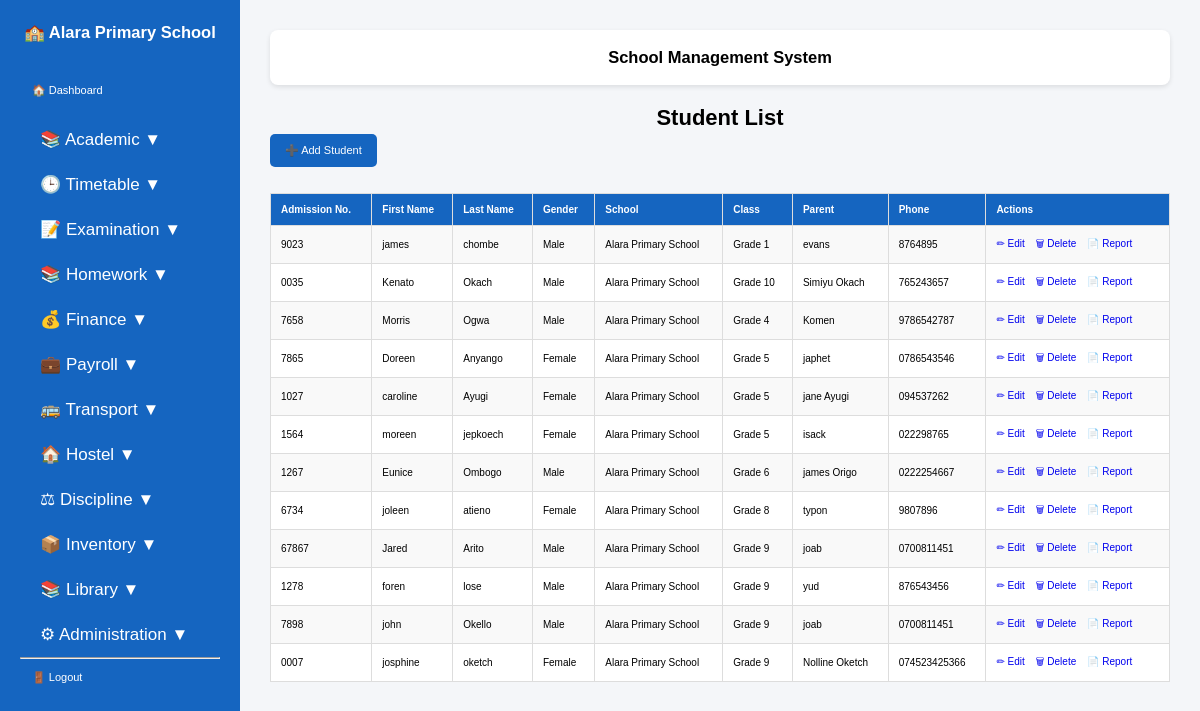
/students/ (signed in), run on the app's committed database.
### students/models.py (models this page shows, shortened)
class SchoolUser(models.Model):
    user = models.OneToOneField(
        User,
        on_delete=models.CASCADE,
        related_name="school_user",
    )
    school = models.ForeignKey(
        SchoolProfile,
        on_delete=models.CASCADE,
        related_name="users",
    )

class SchoolProfile(models.Model):
    name = models.CharField(max_length=200, unique=True)
    motto = models.CharField(max_length=300, blank=True)
    address = models.CharField(max_length=300)
    phone = models.CharField(max_length=20)
    email = models.EmailField(blank=True)
    website = models.CharField(max_length=100, blank=True)
    current_term = models.CharField(max_length=20)
    academic_year = models.CharField(max_length=20)
    principal_name = models.CharField(max_length=100, blank=True)
    principal_signature = models.ImageField(
        upload_to="signatures/",
        blank=True,
        null=True,
    )
    logo = models.ImageField(
        upload_to="school_logos/",
        blank=True,
        null=True,
    )
    closing_date = models.DateField(null=True, blank=True)
    opening_date = models.DateField(null=True, blank=True)
    school_stamp = models.ImageField(
        upload_to="school/",
        blank=True,
        null=True,
)

class Student(models.Model):
    user = models.OneToOneField(
        User,
        on_delete=models.CASCADE,
        null=True,
        blank=True,
        related_name="student_profile",
    )
    school = models.ForeignKey(
        SchoolProfile,
        on_delete=models.CASCADE,
        null=True,
        blank=True,
        related_name="students",
    )
    admission_number = models.CharField(max_length=20)
    first_name = models.CharField(max_length=100)
    last_name = models.CharField(max_length=100)
    gender = models.CharField(
        max_length=10,
        choices=[
            ("Male", "Male"),
            ("Female", "Female"),
        ],
    )
    date_of_birth = models.DateField()
    school_class = models.ForeignKey(
        SchoolClass,
        on_delete=models.SET_NULL,
        null=True,
        blank=True,
        related_name="students",
    )
    parent_name = models.CharField(max_length=100)
    phone = models.CharField(max_length=20)
    parent_user = models.ForeignKey(
        User,
        on_delete=models.SET_NULL,
        null=True,
        blank=True,
        related_name="children"
    )
    photo = models.ImageField(
        upload_to="students/",
        blank=True,
        null=True,
    )
    class Meta:
        constraints = [
            models.UniqueConstraint(
                fields=["school", "admission_number"],
                name="unique_admission_number_per_school",
            )
        ]

class SchoolClass(models.Model):
    name = models.CharField(max_length=50)
    school = models.ForeignKey(
        SchoolProfile,
        on_delete=models.CASCADE,
        related_name="classes",
    )
    class_teacher = models.ForeignKey(
        Teacher,
        on_delete=models.SET_NULL,
        null=True,
        blank=True,
        related_name="class_teacher_for",
    )
    class Meta:
        constraints = [
            models.UniqueConstraint(
                fields=["school", "name"],
                name="unique_class_per_school",
            )
        ]

### students/view_modules/academic.py (the view)
# urls.py: path("students/", views.student_list, name="student_list"),
@login_required
@admin_or_bursar
def student_list(request):
    if request.user.is_superuser:
        students = Student.objects.select_related(
            "school",
            "school_class",
        ).all().order_by(
            "school__name",
            "school_class__name",
            "first_name",
        )
    else:
        school = request.user.school_user.school
        students = Student.objects.select_related(
            "school",
            "school_class",
        ).filter(
            school=school
        ).order_by(
            "school_class__name",
            "first_name",
        )
    return render(
        request,
        "students/student_list.html",
        {
            "students": students,
        },
    )

### students/templatetags/group_tags.py (called while the page is built)
@register.filter
def has_group(user, group_name):
    return user.groups.filter(name=group_name).exists()

### templates/students/student_list.html (shortened to what this page needs)
{% extends "base.html" %}
{% block content %}
<h1>Student List</h1>
<a class="btn" href="{% url 'add_student' %}">
    ➕ Add Student
</a>
<table>
    <tr>
        <th>Admission No.</th>
        <th>First Name</th>
        <th>Last Name</th>
        <th>Gender</th>
        <th>School</th>
        <th>Class</th>
        <th>Parent</th>
        <th>Phone</th>
        <th>Actions</th>
    </tr>
    {% for student in students %}
    <tr>
        <td>{{ student.admission_number }}</td>
        <td>{{ student.first_name }}</td>
        <td>{{ student.last_name }}</td>
        <td>{{ student.gender }}</td>
        <td>
            {% if student.school %}
                {{ student.school.name }}
            {% else %}
                Not Assigned
            {% endif %}
        </td>
        <td>
            {% if student.school_class %}
                {{ student.school_class.name }}
            {% else %}
                Not Assigned
            {% endif %}
        </td>
        <td>{{ student.parent_name }}</td>
        <td>{{ student.phone }}</td>
        <td>
            <a class="action-link"
               href="{% url 'edit_student' student.id %}">
                ✏ Edit
            </a>
            <a class="action-link"
               href="{% url 'delete_student' student.id %}">
                🗑 Delete
            </a>
            <a class="action-link"
               href="{% url 'student_report' student.id %}">
                📄 Report
            </a>
        </td>
    </tr>
    {% empty %}
    <tr>
        <td colspan="9">
            No students have been added yet.
        </td>
    </tr>
    {% endfor %}
</table>
{% endblock %}

### templates/base.html (shortened to what this page needs)
{% load static %}
{% load group_tags %}
<!DOCTYPE html>
<html lang="en">
<head>
    <link rel="stylesheet" href="{% static 'css/styles.css' %}">
</head>
<body>
{% if user.is_authenticated %}
<div class="sidebar">
    {% if user.is_superuser %}
        <h2>🏫 School Management System</h2>
    {% elif user.school_user %}
        <h2>🏫 {{ user.school_user.school.name }}</h2>
    {% else %}
        <h2>🏫 School</h2>
    {% endif %}
    <a href="{% url 'home' %}">
        🏠 Dashboard
    </a>
   {% if user.is_superuser or user|has_group:"Administrators" %}
<button class="dropdown-btn">
    📚 Academic ▼
</button>
<button class="dropdown-btn">
    🕒 Timetable ▼
</button>
<button class="dropdown-btn">
    📝 Examination ▼
</button>
<button class="dropdown-btn">
    📚 Homework ▼
</button>
<button class="dropdown-btn">
    💰 Finance ▼
</button>
<button class="dropdown-btn">
    💼 Payroll ▼
</button>
<button class="dropdown-btn">
    🚌 Transport ▼
</button>
<button class="dropdown-btn">
    🏠 Hostel ▼
</button>
<button class="dropdown-btn">
    ⚖ Discipline ▼
</button>
<button class="dropdown-btn">
    📦 Inventory ▼
</button>
<button class="dropdown-btn">
    📚 Library ▼
</button>
<button class="dropdown-btn">
    ⚙ Administration ▼
</button>
{% endif %}
<hr>
<a href="{% url 'logout' %}">
    🚪 Logout
</a>
</div>
{% endif %}
<div class="{% if user.is_authenticated %}content{% else %}login-content{% endif %}">
    {% if user.is_authenticated %}
    <div class="topbar">
        <h2>School Management System</h2>
    </div>
    {% endif %}
    {% block content %}
    {% endblock %}
</div>
</body>
</html>

### static/css/styles.css (style rules this page uses)
* { margin:0; padding:0; box-sizing:border-box; font-family:Arial, sans-serif; }
body { display:flex; background:#f4f6f9; }
.sidebar { width:240px; min-height:100vh; background:#1565c0; color:white; padding:20px; }
.sidebar h2 { margin-bottom:30px; }
.sidebar a { display:block; color:white; text-decoration:none; padding:12px; margin-bottom:8px; border-radius:5px; }
.content { flex:1; padding:30px; }
.topbar { background:white; padding:15px; margin-bottom:20px; border-radius:8px; box-shadow:0 2px 5px rgba(0,0,0,.1); }
.dropdown-btn { width:100%; padding:12px 20px; border:none; background:none; color:white; font-size:17px; text-align:left; cursor:pointer; }
.btn { display:inline-block; background:#2563eb; color:white; padding:8px 14px; border-radius:5px; text-decoration:none; }
body { font-family: Arial, sans-serif; font-size: 11px; margin: 0; padding: 0; color: #000; }
h1, h2, h3, h4 { margin: 3px 0; text-align: center; }
table { width: 100%; border-collapse: collapse; margin-top: 6px; }
th, td { border: 1px solid #000; padding: 3px; font-size: 10px; }
th { background: #f0f0f0; }

### templates/students/student_list.html (style rules this page uses)
table { width: 100%; border-collapse: collapse; background: white; }
th, td { border: 1px solid #ddd; padding: 10px; text-align: left; }
th { background: #1565c0; color: white; }
tr:nth-child(even) { background: #f9f9f9; }
.btn { display: inline-block; margin-bottom: 20px; padding: 10px 15px; background: #1565c0; color: white; text-decoration: none; border-radius: 5px; }
.action-link { text-decoration: none; margin-right: 8px; }

### data on the page
Student: admission_number "9023", first_name "james", last_name "chombe", gender "Male", school.name "Alara Primary School", school_class.name "Grade 1", parent_name "evans", phone "8764895"
Student: admission_number "0035", first_name "Kenato", last_name "Okach", gender "Male", school.name "Alara Primary School", school_class.name "Grade 10", parent_name "Simiyu Okach", phone "765243657"
Student: admission_number "7658", first_name "Morris", last_name "Ogwa", gender "Male", school.name "Alara Primary School", school_class.name "Grade 4", parent_name "Komen", phone "9786542787"
Student: admission_number "7865", first_name "Doreen", last_name "Anyango", gender "Female", school.name "Alara Primary School", school_class.name "Grade 5", parent_name "japhet", phone "0786543546"
Student: admission_number "1027", first_name "caroline", last_name "Ayugi", gender "Female", school.name "Alara Primary School", school_class.name "Grade 5", parent_name "jane Ayugi", phone "094537262"
Student: admission_number "1564", first_name "moreen", last_name "jepkoech", gender "Female", school.name "Alara Primary School", school_class.name "Grade 5", parent_name "isack", phone "022298765"
Student: admission_number "1267", first_name "Eunice", last_name "Ombogo", gender "Male", school.name "Alara Primary School", school_class.name "Grade 6", parent_name "james Origo", phone "0222254667"
Student: admission_number "6734", first_name "joleen", last_name "atieno", gender "Female", school.name "Alara Primary School", school_class.name "Grade 8", parent_name "typon", phone "9807896"
Student: admission_number "67867", first_name "Jared", last_name "Arito", gender "Male", school.name "Alara Primary School", school_class.name "Grade 9", parent_name "joab", phone "0700811451"
Student: admission_number "1278", first_name "foren", last_name "lose", gender "Male", school.name "Alara Primary School", school_class.name "Grade 9", parent_name "yud", phone "876543456"
Student: admission_number "7898", first_name "john", last_name "Okello", gender "Male", school.name "Alara Primary School", school_class.name "Grade 9", parent_name "joab", phone "0700811451"
Student: admission_number "0007", first_name "josphine", last_name "oketch", gender "Female", school.name "Alara Primary School", school_class.name "Grade 9", parent_name "Nolline Oketch", phone "074523425366"

### other printed values
{{ user.school_user.school.name }} "Alara Primary School"
